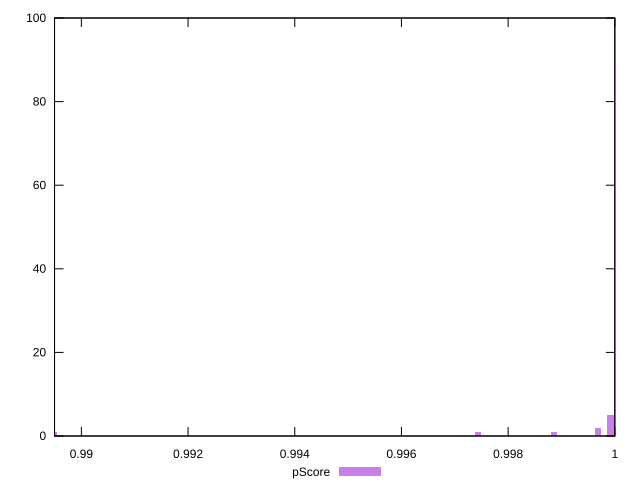

Source code (gnuplot):
reset

$pScore <<EOF
0.99992127700052 5
0.9894930863894693 1
1.0000397791665547 90
0.997432731513792 1
0.998854757506208 1
0.9996842726684507 2
EOF

set key outside below
set boxwidth 0.00011850216603466698
set xrange [0.9894968532414838:0.9999999999999948]
set yrange [0:100]
set trange [0:100]
set style fill transparent solid 0.5 noborder
set terminal svg size 640, 490 enhanced background rgb 'white'
set output "report_00019_2021-02-10T18-14-37.922Z//total-blocking-time/samples/pages+cached+noadtech/pScore/histogram.svg"

plot $pScore title "pScore" with boxes

reset
